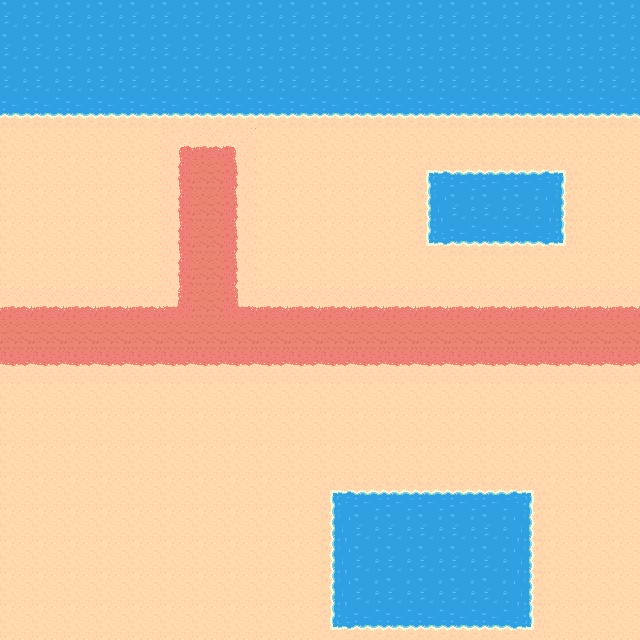

A level layout from a 2D game, rendered from its tile map. Below: a short description, then the map file with its tile-grid data intact:
An orthogonal 20x20 tile map with 32x32 px tiles, 1 tile layer (Tile Layer 1) and 3 objects (3x wall).

<map version="1.2" tiledversion="1.3.3" orientation="orthogonal" renderorder="right-down" width="20" height="20" tilewidth="32" tileheight="32" infinite="0" nextlayerid="3" nextobjectid="4">
 <tileset firstgid="1" source="CPSCF.tsx" />
 <layer id="1" name="Tile Layer 1" width="20" height="20">
  <data encoding="csv">
18,18,18,18,18,18,18,18,18,18,18,18,18,18,18,18,18,18,18,18,
18,18,18,18,18,18,18,18,18,18,18,18,18,18,18,18,18,18,18,18,
18,18,18,18,18,18,18,18,18,18,18,18,18,18,18,18,18,18,18,18,
29,29,29,29,29,29,29,29,29,29,29,29,29,29,29,29,29,29,29,29,
5,5,5,5,5,34,35,36,5,5,5,5,5,5,5,5,5,5,5,5,
5,5,5,5,5,45,13,47,5,5,5,5,5,6,7,7,7,8,5,5,
5,5,5,5,5,45,13,47,5,5,5,5,5,17,18,18,18,19,5,5,
5,5,5,5,5,45,13,47,5,5,5,5,5,28,29,29,29,30,5,5,
5,5,5,5,5,45,13,47,5,5,5,5,5,5,5,5,5,5,5,5,
35,35,35,35,35,49,13,48,35,35,35,35,35,35,35,35,35,35,35,35,
13,13,13,13,13,13,13,13,13,13,13,13,13,13,13,13,13,13,13,13,
57,57,57,57,57,57,57,57,57,57,57,57,57,57,57,57,57,57,57,57,
5,5,5,5,5,5,5,5,5,5,5,5,5,5,5,5,5,5,5,5,
5,5,5,5,5,5,5,5,5,5,5,5,5,5,5,5,5,5,5,5,
5,5,5,5,5,5,5,5,5,5,5,5,5,5,5,5,5,5,5,5,
5,5,5,5,5,5,5,5,5,5,6,7,7,7,7,7,8,5,5,5,
5,5,5,5,5,5,5,5,5,5,17,18,18,18,18,18,19,5,5,5,
5,5,5,5,5,5,5,5,5,5,17,18,18,18,18,18,19,5,5,5,
5,5,5,5,5,5,5,5,5,5,17,18,18,18,18,18,19,5,5,5,
5,5,5,5,5,5,5,5,5,5,28,29,29,29,29,29,30,5,5,5
</data>
 </layer>
 <objectgroup id="2" name="wall">
  <object id="1" type="wall" x="428.505" y="172.147" width="133.395" height="70.7965" />
  <object id="2" type="wall" x="333.861" y="494.085" width="194.504" height="131.16" />
  <object id="3" type="wall" x="0" y="-0.745226" width="639.404" height="114.765" />
 </objectgroup>
</map>